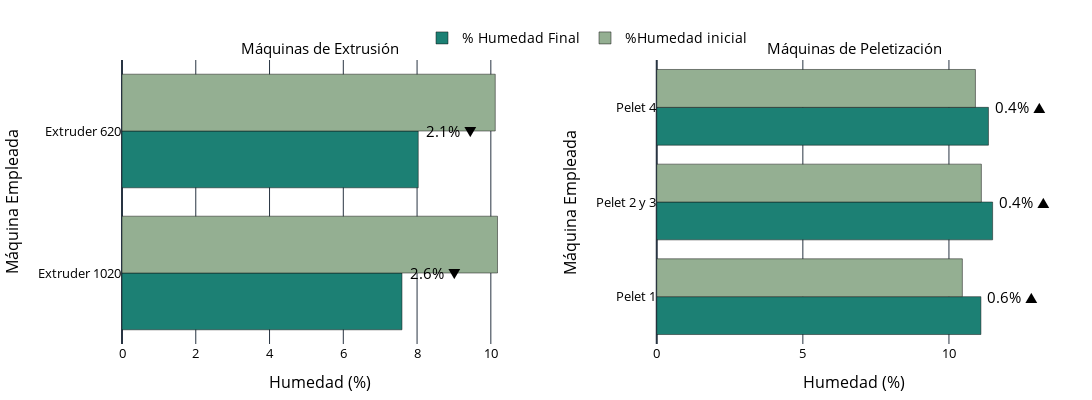

This figure's notebook cell:
### Code cell
plot_comparative_moisture_change_by_machine_plotly(
    df1=df_ext,
    df2=df_pel,
    group_col='Maquina Empleada',
    value_cols=("%Humedad inicial", "% Humedad Final"),
    titles=("Máquinas de Extrusión", "Máquinas de Peletización"),
    output_path=f"{ROOT_IMAGEN}/comparativo_humedad.html"
)

### Figure 1 — Plotly figure (JSON) as saved in the notebook; plotly's stock layout.template omitted (floating-point values rounded to 4 significant figures)
{"data": [{"marker": {"color": "#1C8074"}, "name": "% Humedad Final", "offsetgroup": "final", "orientation": "h", "showlegend": true, "type": "bar", "x": [7.591, 8.032], "xaxis": "x", "y": ["Extruder 1020", "Extruder 620"], "yaxis": "y"}, {"marker": {"color": "#94AF92"}, "name": "%Humedad inicial", "offsetgroup": "inicial", "orientation": "h", "showlegend": true, "type": "bar", "x": [10.18, 10.12], "xaxis": "x", "y": ["Extruder 1020", "Extruder 620"], "yaxis": "y"}, {"marker": {"color": "#1C8074"}, "name": "% Humedad Final", "offsetgroup": "final", "orientation": "h", "showlegend": false, "type": "bar", "x": [11.09, 11.49, 11.35], "xaxis": "x2", "y": ["Pelet 1", "Pelet 2 y 3", "Pelet 4"], "yaxis": "y2"}, {"marker": {"color": "#94AF92"}, "name": "%Humedad inicial", "offsetgroup": "inicial", "orientation": "h", "showlegend": false, "type": "bar", "x": [10.46, 11.11, 10.91], "xaxis": "x2", "y": ["Pelet 1", "Pelet 2 y 3", "Pelet 4"], "yaxis": "y2"}], "layout": {"annotations": [{"font": {"color": "black", "size": 15}, "showarrow": false, "text": "Máquinas de Extrusión", "x": 0.2125, "xanchor": "center", "xref": "paper", "y": 1, "yanchor": "bottom", "yref": "paper"}, {"font": {"color": "black", "size": 15}, "showarrow": false, "text": "Máquinas de Peletización", "x": 0.7875, "xanchor": "center", "xref": "paper", "y": 1, "yanchor": "bottom", "yref": "paper"}, {"font": {"color": "black", "size": 15}, "showarrow": false, "text": "2.6% ▼", "x": 7.741, "xanchor": "left", "xref": "x", "y": "Extruder 1020", "yanchor": "middle", "yref": "y"}, {"font": {"color": "black", "size": 15}, "showarrow": false, "text": "2.1% ▼", "x": 8.182, "xanchor": "left", "xref": "x", "y": "Extruder 620", "yanchor": "middle", "yref": "y"}, {"font": {"color": "black", "size": 15}, "showarrow": false, "text": "0.6% ▲", "x": 11.24, "xanchor": "left", "xref": "x2", "y": "Pelet 1", "yanchor": "middle", "yref": "y2"}, {"font": {"color": "black", "size": 15}, "showarrow": false, "text": "0.4% ▲", "x": 11.64, "xanchor": "left", "xref": "x2", "y": "Pelet 2 y 3", "yanchor": "middle", "yref": "y2"}, {"font": {"color": "black", "size": 15}, "showarrow": false, "text": "0.4% ▲", "x": 11.5, "xanchor": "left", "xref": "x2", "y": "Pelet 4", "yanchor": "middle", "yref": "y2"}], "barmode": "group", "height": 400, "legend": {"font": {"color": "black", "size": 14}, "orientation": "h", "x": 0.5, "xanchor": "center", "y": 1.02, "yanchor": "bottom"}, "margin": {"b": 40, "l": 80, "r": 40, "t": 60}, "paper_bgcolor": "white", "plot_bgcolor": "white", "title": {"font": {"color": "black", "size": 22}}, "width": 1200, "xaxis": {"anchor": "y", "color": "black", "domain": [0, 0.425], "tickfont": {"color": "black", "size": 13}, "title": {"font": {"color": "black", "size": 16}, "text": "Humedad (%)"}}, "xaxis2": {"anchor": "y2", "color": "black", "domain": [0.575, 1], "tickfont": {"color": "black", "size": 13}, "title": {"font": {"color": "black", "size": 16}, "text": "Humedad (%)"}}, "yaxis": {"anchor": "x", "color": "black", "domain": [0, 1], "tickfont": {"color": "black", "size": 13}, "title": {"font": {"color": "black", "size": 16}, "text": "Máquina Empleada"}}, "yaxis2": {"anchor": "x2", "color": "black", "domain": [0, 1], "tickfont": {"color": "black", "size": 13}, "title": {"font": {"color": "black", "size": 16}, "text": "Máquina Empleada"}}}}
